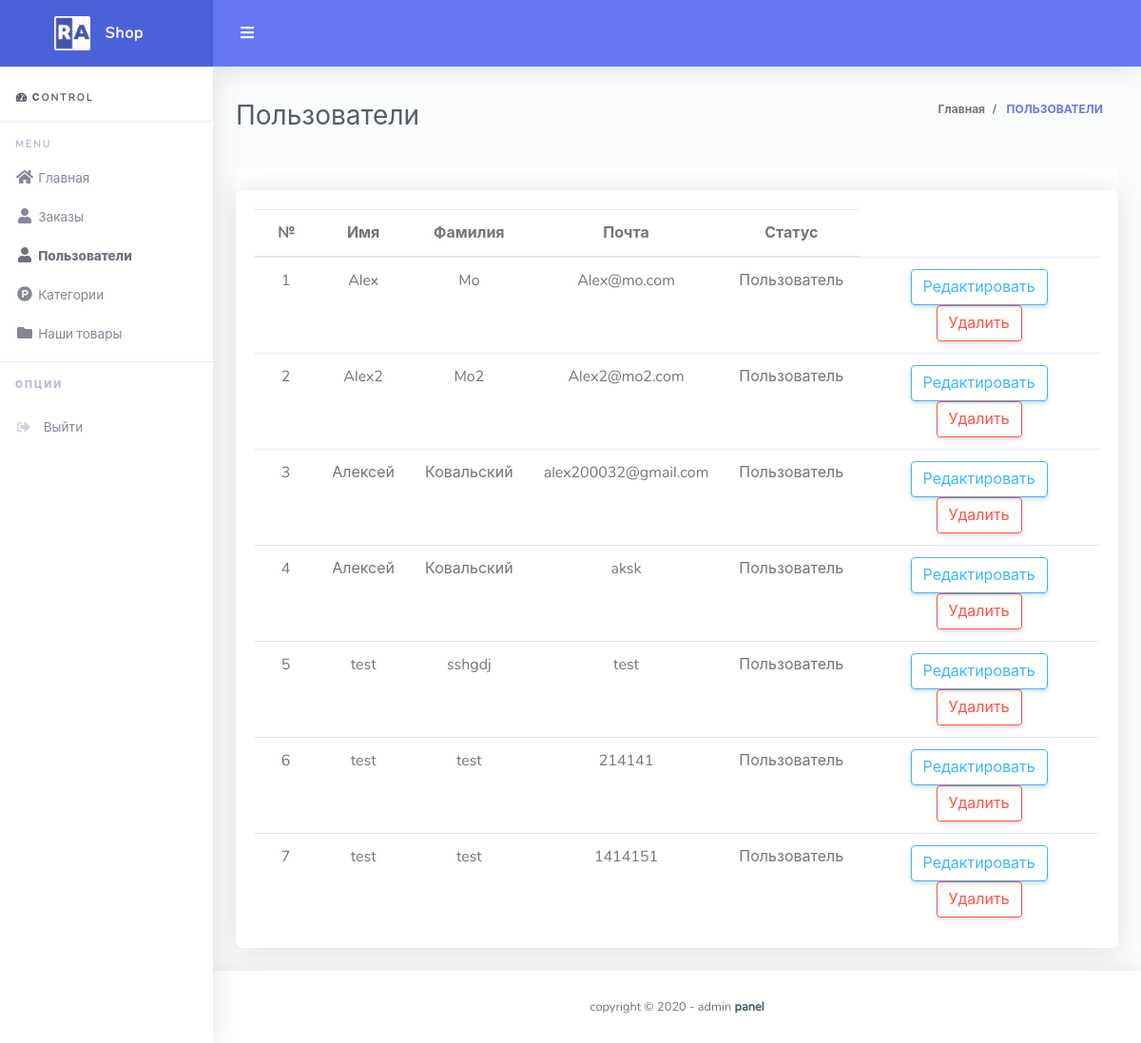
/admin/users.php, run on the app's committed database.
### tables this page shows
CREATE TABLE `customers` (
  `id` int(11) NOT NULL,
  `first_name` varchar(20) NOT NULL,
  `last_name` varchar(20) DEFAULT NULL,
  `phone` varchar(255) DEFAULT NULL,
  `email` varchar(255) NOT NULL,
  `password` varchar(255) NOT NULL,
  `confirm_mail` varchar(255) NOT NULL,
  `verifided` int(1) NOT NULL DEFAULT 0,
  `rights` int(1) NOT NULL DEFAULT 0
);

### admin/users.php (the view, shortened to what this page needs)
<?php
include $_SERVER['DOCUMENT_ROOT'] . "/configs/db.php";
?>
<!DOCTYPE html>
<html lang="en">
<head>
    <?php include $_SERVER['DOCUMENT_ROOT'] . "/admin/parts/head.php" ?>
</head>
<body id="page-top">
<div id="wrapper">
    <?php
    include $_SERVER['DOCUMENT_ROOT'] . "/admin/parts/nav.php"
    ?>
    <div id="content-wrapper" class="d-flex flex-column">
        <div id="content">
            <nav class="navbar navbar-expand navbar-light bg-navbar topbar mb-4 static-top">
                <button id="sidebarToggleTop" class="btn btn-link rounded-circle mr-3">
                    <i class="fa fa-bars"></i>
                </button>
            </nav>
            <div class="container-fluid" id="container-wrapper">
                <?php
                include $_SERVER['DOCUMENT_ROOT'] . "/admin/parts/breadcrumb.php"
                ?>
                <div class="row">
                    <div id="" class="col-lg-12">
                       <div class="card-header">
                            </div>
                        <div class="card mb-4 text-center">
                            <div class="card-body table-full-width table-responsive">
                                <table class="table" id="table_orders">
                                  <thead>
                                    <tr>
                                      <th scope="col">№</th>
                                      <th scope="col">Имя</th>
                                      <th scope="col">Фамилия</th>
                                      <th scope="col">Почта</th>
                                      <th scope="col">Статус</th>
                                    </tr>
                                  </thead>
                                        <tbody>
                                                <?php
                                                $sql = "SELECT * FROM customers";
                                                $result = $connect->query($sql);
                                                while ($row = mysqli_fetch_assoc($result)) {
                                                    ?>
                                                    <tr>
                                                        <td><?php echo $row['id']; ?></td>
                                                        <td><?php echo $row['first_name']; ?></td>
                                                        <td><?php echo $row['last_name']; ?> </td>
                                                        <td><?php echo $row['email']; ?> </td>
                                                        <td><?php
                                                            if($row['rights'] == 0){
                                                                echo "Пользователь";
                                                            }
                                                            if($row['rights'] == 1){
                                                                echo "Разработчик";
                                                            } ?> </td>
                                                        <td>
                                                            <a class="btn-group" role="group" aria-label="Basic example">
                                                                <a href="options/users/edit_user.php?id=<?php echo $row['id']; ?>"  class="btn btn-outline-info">Редактировать</a>
                                                                 <a href="options/users/delete_user.php?id=<?php echo $row['id']; ?>"  class="btn btn-outline-danger">Удалить</a>
                                                            </div>
                                                    <?php
                                                    }
                                                    ?>
                            </div>
        <?php include $_SERVER['DOCUMENT_ROOT'] . "/admin/parts/footer.php" ?>
</body>
</html>

### admin/assets/css/main.css (style rules this page uses)
.card .table td { padding-right: 1rem; padding-left: 1rem; }

### data on the page
customers: id "1", first_name "Alex", last_name "Mo", email "Alex@mo.com", rights "Пользователь"
customers: id "2", first_name "Alex2", last_name "Mo2", email "Alex2@mo2.com", rights "Пользователь"
customers: id "3", first_name "Алексей", last_name "Ковальский", email "alex200032@gmail.com", rights "Пользователь"
customers: id "4", first_name "Алексей", last_name "Ковальский", email "aksk", rights "Пользователь"
customers: id "5", first_name "test", last_name "sshgdj", email "test", rights "Пользователь"
customers: id "6", first_name "test", last_name "test", email "214141", rights "Пользователь"
customers: id "7", first_name "test", last_name "test", email "1414151", rights "Пользователь"

### other printed values
$page "Пользователи"
$page "ПОЛЬЗОВАТЕЛИ"
